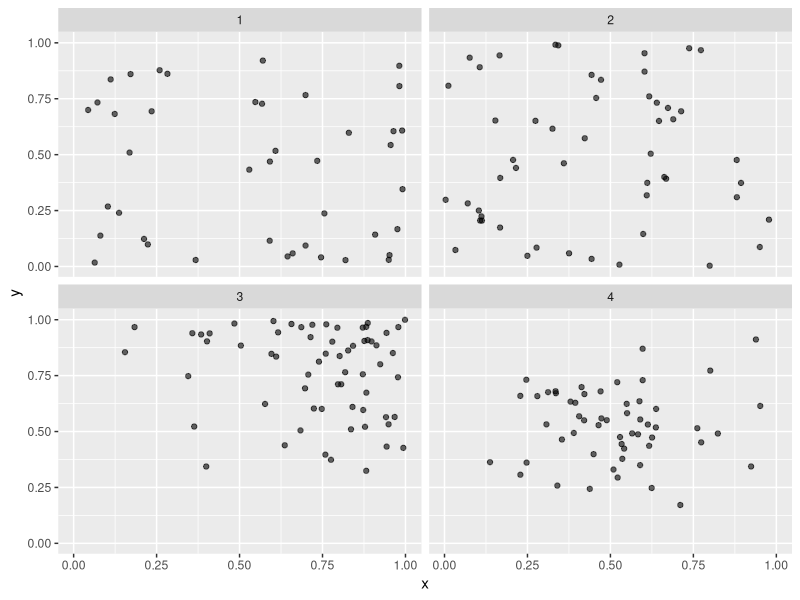

Write the R code that produced this figure.
## ---- chunk 1
knitr::opts_chunk$set(echo = FALSE)
knitr::opts_chunk$set(warning = FALSE)
knitr::opts_chunk$set(message = FALSE)
knitr::opts_chunk$set(fig.align= 'center')
knitr::opts_chunk$set(fig.height= 3)
knitr::opts_chunk$set(fig.width = 5)
library(tidyverse)
library(gridExtra)
set.seed(04082019)
## ---- chunk 2
set.seed(04082019)
n <- rpois(4, 50)

x <- c(rbeta(n[1], 1, 1), rbeta(n[2], 1, 1), rbeta(n[3], 3, 1),rbeta(n[4], 3, 3))
y <- c(rbeta(n[1], 1, 1), rbeta(n[2], 1, 1), rbeta(n[3], 3, 1),rbeta(n[4], 3, 3))

data.frame(group = c(rep(1, n[1]), rep(2, n[2]), rep(3, n[3]), rep(4, n[4])), x = x, y = y) %>% ggplot(aes(x=x, y=y)) + geom_point(alpha=.6) + facet_wrap(~group)
